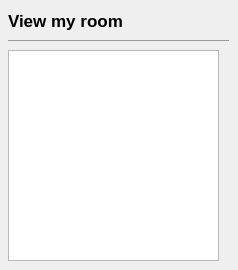
                       <widget class="QWidget" name="page_4">
                        <widget class="QListWidget" name="listWidget_2">
                         <property name="geometry">
                          <rect>
                           <x>8</x>
                           <y>50</y>
                           <width>211</width>
                           <height>211</height>
                          </rect>
                         </property>
                        </widget>
                        <widget class="QLabel" name="label_10">
                         <property name="geometry">
                          <rect>
                           <x>8</x>
                           <y>10</y>
                           <width>211</width>
                           <height>21</height>
                          </rect>
                         </property>
                         <property name="font">
                          <font>
                           <pointsize>13</pointsize>
                           <bold>true</bold>
                          </font>
                         </property>
                         <property name="text">
                          <string>View my room</string>
                         </property>
                        </widget>
                        <widget class="Line" name="line_6">
                         <property name="geometry">
                          <rect>
                           <x>8</x>
                           <y>40</y>
                           <width>221</width>
                           <height>1</height>
                          </rect>
                         </property>
                         <property name="maximumSize">
                          <size>
                           <width>16777215</width>
                           <height>1</height>
                          </size>
                         </property>
                         <property name="styleSheet">
                          <string notr="true">background-color: rgb(133, 133, 133);</string>
                         </property>
                         <property name="orientation">
                          <enum>Qt::Orientation::Horizontal</enum>
                         </property>
                        </widget>
                       </widget>
